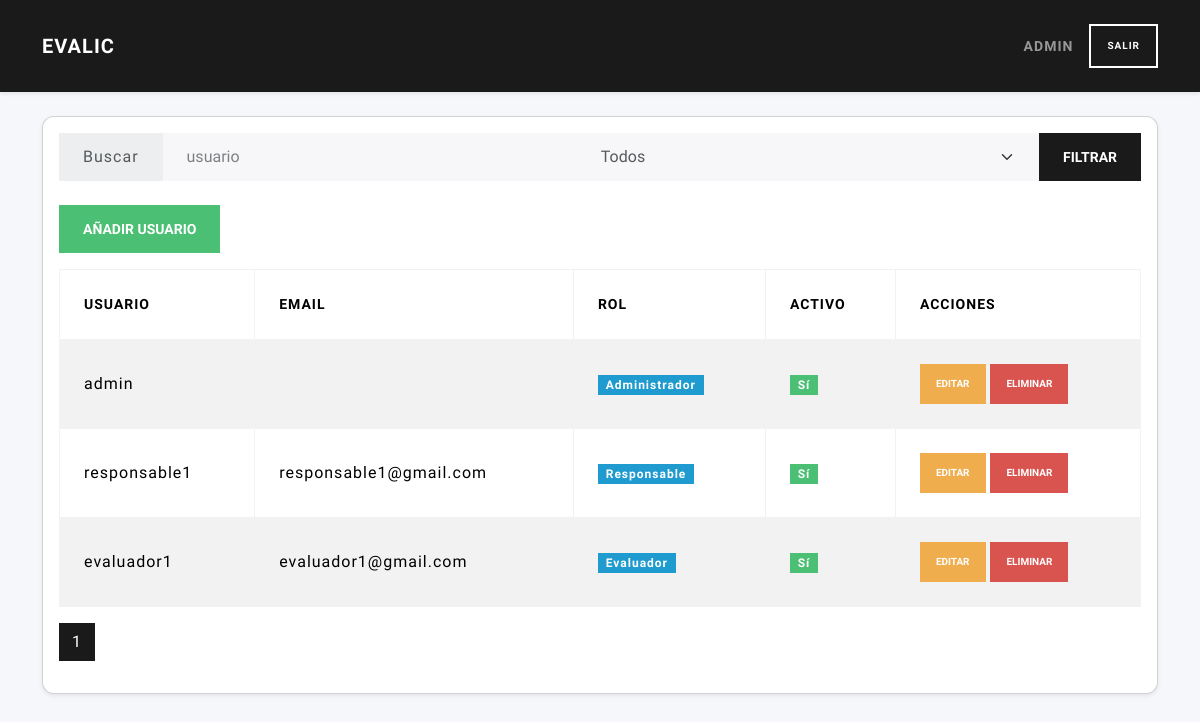
Page /useradmin (signed in) on the earlier database version.
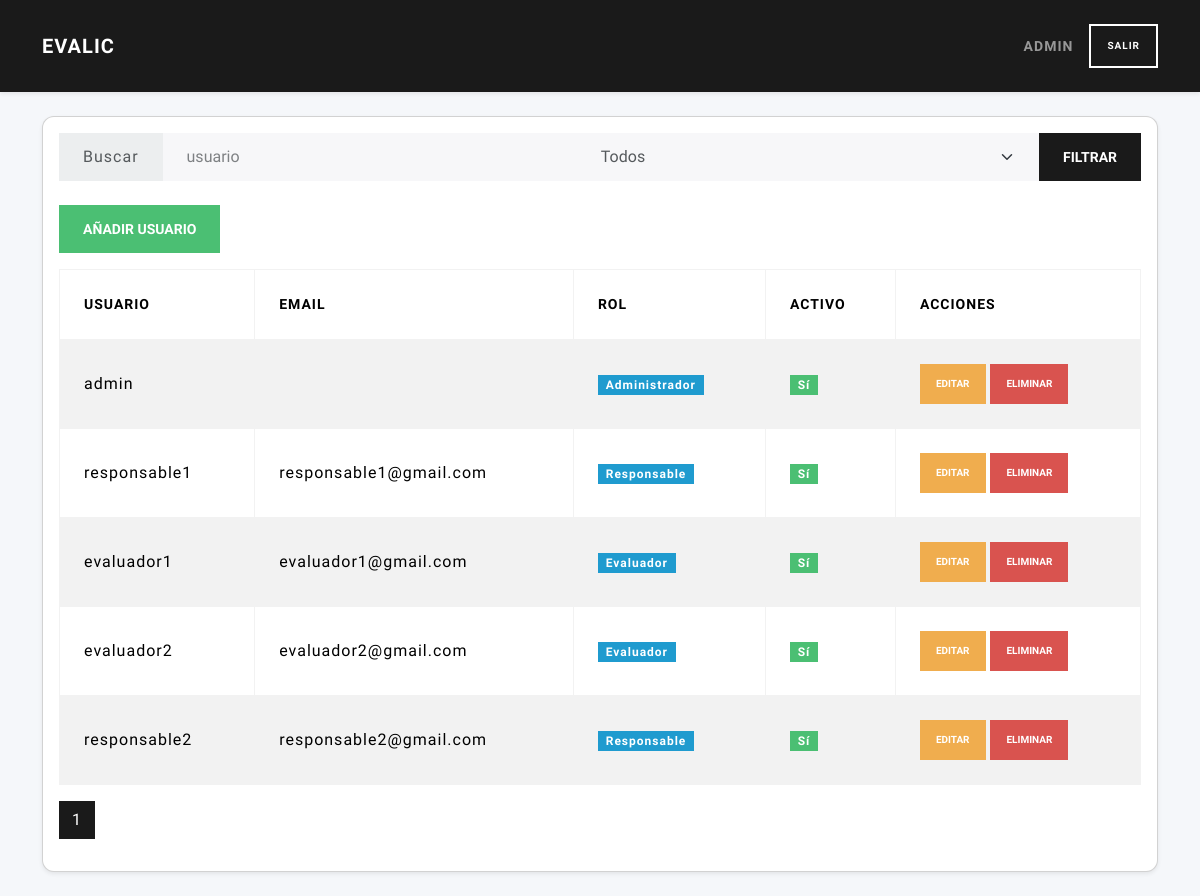
Same page on the later database version.
### tables this page shows
CREATE TABLE users (
        id INTEGER PRIMARY KEY AUTOINCREMENT,
        username TEXT UNIQUE NOT NULL,
        email TEXT,
        password TEXT NOT NULL,
        role_id INTEGER NOT NULL,
        active INTEGER NOT NULL DEFAULT 1,
        FOREIGN KEY(role_id) REFERENCES roles(id)
    );

CREATE TABLE roles (
        id INTEGER PRIMARY KEY AUTOINCREMENT,
        description TEXT NOT NULL UNIQUE
    );

### routes/user_routes.py (the view)
@user_bp.route('useradmin')
def dashboard():
    if 'user_id' not in session or session.get('role_id') != 1:
        return redirect(url_for('auth.login'))
    admin_id = 1
    if session.get('role_id') != admin_id:
        return "Acceso denegado", 403
    search = request.args.get('search','').strip()
    selected = request.args.get('role_id','')
    role_id = int(selected) if selected.isdigit() else None
    page = int(request.args.get('page',1))
    data = list_users(search, role_id, page)
    return render_template('usuarios/useradmin.html',
        users=data['users'],
        roles=data['roles'],
        page=page,
        total_pages=data['pages'],
        search=search,
        selected_role=selected
    )

### models/dao.py (called while the page is built)
def close_connection(exception):
    db = getattr(g, '_database', None)
    if db is not None:
        db.close()

def get_roles(db):
    return db.execute("SELECT id,description FROM roles").fetchall()

def fetch_users(db, search='', role_id=None, page=1, per_page=5):
    base = "FROM users u LEFT JOIN roles r ON u.role_id=r.id WHERE 1=1"
    params = []
    if search:
        base += " AND u.username LIKE ?"
        params.append(f"%{search}%")
    if role_id:
        base += " AND u.role_id=?"
        params.append(role_id)
    total = db.execute("SELECT COUNT(*) "+base, params).fetchone()[0]
    pages = math.ceil(total/per_page)
    data = db.execute(
        "SELECT u.id,u.username,u.email,u.role_id,u.active,r.description AS role_description "
        + base + " LIMIT ? OFFSET ?",
        params+[per_page,(page-1)*per_page]
    ).fetchall()
    return data, total, pages

def get_db(app):
    if 'sqlite_db' not in g:
        g.sqlite_db = sqlite3.connect(
            app.config['DATABASE'],
            detect_types=sqlite3.PARSE_DECLTYPES
        )
        g.sqlite_db.row_factory = sqlite3.Row
    return g.sqlite_db

### services/user_service.py (called while the page is built)
def list_users(search, role_id, page):
    db = get_db(current_app)
    users, total, pages = fetch_users(db, search, role_id, page)
    roles = get_roles(db)
    return {
        'users': users,
        'roles': roles,
        'total': total,
        'pages': pages
    }

### templates/usuarios/useradmin.html (shortened to what this page needs)
{% extends "base.html" %}
{% block content %}
<div class="card shadow-sm">
  <div class="card-body">
    <form method="get" class="input-group mb-4">
      <span class="input-group-text">Buscar</span>
      <input type="text" name="search" class="form-control" placeholder="usuario" value="{{ search }}">
      <select name="role_id" class="form-select">
        <option value="">Todos</option>
      </select>
      <button class="btn btn-primary" type="submit">Filtrar</button>
    </form>
    <div class="d-flex justify-content-between mb-3">
      <button class="btn btn-success" data-bs-toggle="modal" data-bs-target="#modalAddUser">
        Añadir Usuario
      </button>
    </div>
    <table class="table table-striped align-middle table-bordered">
      <thead>
        <tr>
          <th>Usuario</th>
          <th>Email</th>
          <th>Rol</th>
          <th>Activo</th>
          <th>Acciones</th>
        </tr>
      </thead>
      <tbody>
        {% for user in users %}
        <tr>
          <td>{{ user.username }}</td>
          <td>{{ user.email }}</td>
          <td><span class="badge bg-info">{{ user.role_description }}</span></td>
          {% if user.active %}
            <td><span class="badge bg-success">Sí</span></td>
          {% else %}
            <td><span class="badge bg-secondary">No</span></td>
          {% endif %}
          <td>
            <button class="btn btn-sm btn-warning"
                    data-bs-toggle="modal" data-bs-target="#modalEditUser"
                    data-user-id="{{ user.id }}"
                    data-username="{{ user.username }}"
                    data-email="{{ user.email }}"
                    data-role-id="{{ user.role_id }}"
                    data-active="{{ 'true' if user.active else 'false' }}">
              Editar
            </button>
            <form id="del{{ user.id }}" method="post"
                  action="{{ url_for('user.delete_user_route', user_id=user.id) }}"
                  class="d-inline">
              <button type="button" class="btn btn-sm btn-danger"
                      onclick="confirmDelete('{{ user.username }}', 'del{{ user.id }}')">
                Eliminar
              </button>
            </form>
          </td>
        </tr>
        {% endfor %}
      </tbody>
    </table>
    <nav>
      <ul class="pagination">
        {% for p in range(1, total_pages+1) %}
          <li class="page-item {% if p==page %}active{% endif %}">
            <a class="page-link"
               href="{{ url_for('user.dashboard') }}?page={{ p }}&search={{ search }}&role_id={{ selected_role }}">
              {{ p }}
            </a>
          </li>
        {% endfor %}
      </ul>
    </nav>
  </div>
</div>
{% endblock %}

### templates/base.html (shortened to what this page needs)
<!doctype html>
<html lang="es">
<head>
  <link href="https://cdn.jsdelivr.net/npm/bootswatch@5.3.0/dist/lux/bootstrap.min.css"
        rel="stylesheet">
</head>
<body>
  <nav class="navbar navbar-expand-lg navbar-dark bg-primary shadow-sm">
    <div class="container">
    {% if session.get('role_id') == 1 %}
      <a class="navbar-brand" href="{{ url_for('user.dashboard') }}">EvaLic</a>
    {% elif session.get('role_id') == 2 %}
      <a class="navbar-brand" href="{{ url_for('licitaciones.index') }}">EvaLic</a>
    {% elif session.get('role_id') == 3 %}
      <a class="navbar-brand" href="{{ url_for('evaluador.index') }}">EvaLic</a>
    {% else %}
      <a class="navbar-brand" href="{{ url_for('auth.login') }}">EvaLic</a>
    {% endif %}
      {% if session.get('username') %}
      <div class="ms-auto d-flex align-items-center">
        <span class="navbar-text me-3">{{ session['username'] }}</span>
        <a class="btn btn-outline-light btn-sm"
           href="{{ url_for('auth.do_logout') }}">Salir</a>
      </div>
      {% endif %}
    </div>
  </nav>
  <main class="container py-4">
    {% block content %}{% endblock %}
  </main>
</body>
</html>

### templates/base.html (style rules this page uses)
body { background:#f5f7fa; }
.card { border-radius:.75rem; }
.navbar-brand { font-weight:600; }

Differences in the rows shown:
added users: username "evaluador2", email "evaluador2@gmail.com", role_description "Evaluador", active "Sí"
added users: username "responsable2", email "responsable2@gmail.com", role_description "Responsable", active "Sí"
